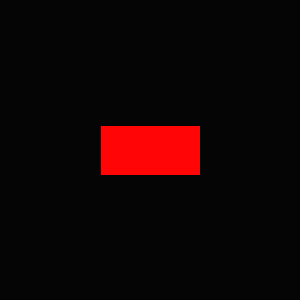
Frame 1 (no input)
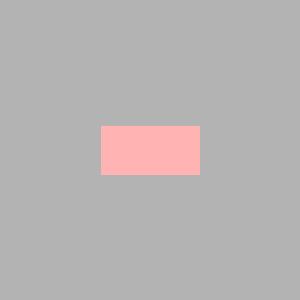
Frame 60 (the mouse pressed at the canvas centre just before this capture)
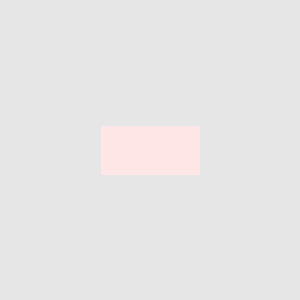
Frame 120 (the mouse held since frame 60 and released just before this capture)

The Processing sketch that drew these frames (run headless with seeded random() and noise(); from frame 60 on, the mouse is pressed at the canvas centre):

// Processing sketch: Opacity
// ── Opacity.pde
void setup(){
  size(300,300);
  background(0);
  
  fill(255,0,0);
  rect(width/2-50,height/2-25,100,50);
} 

void draw(){
  fill(255,5); // Opacity on same scale of 0-255, with 0 being entirely translucent
  // For rgba colors, the setup is: fill(r,g,b,a);
  
  noStroke(); // Removes stroke from rectangle
  rect(0,0,width,height);
  // Since we do not clear the window with background(), this rectangle gains opacity over time
}
